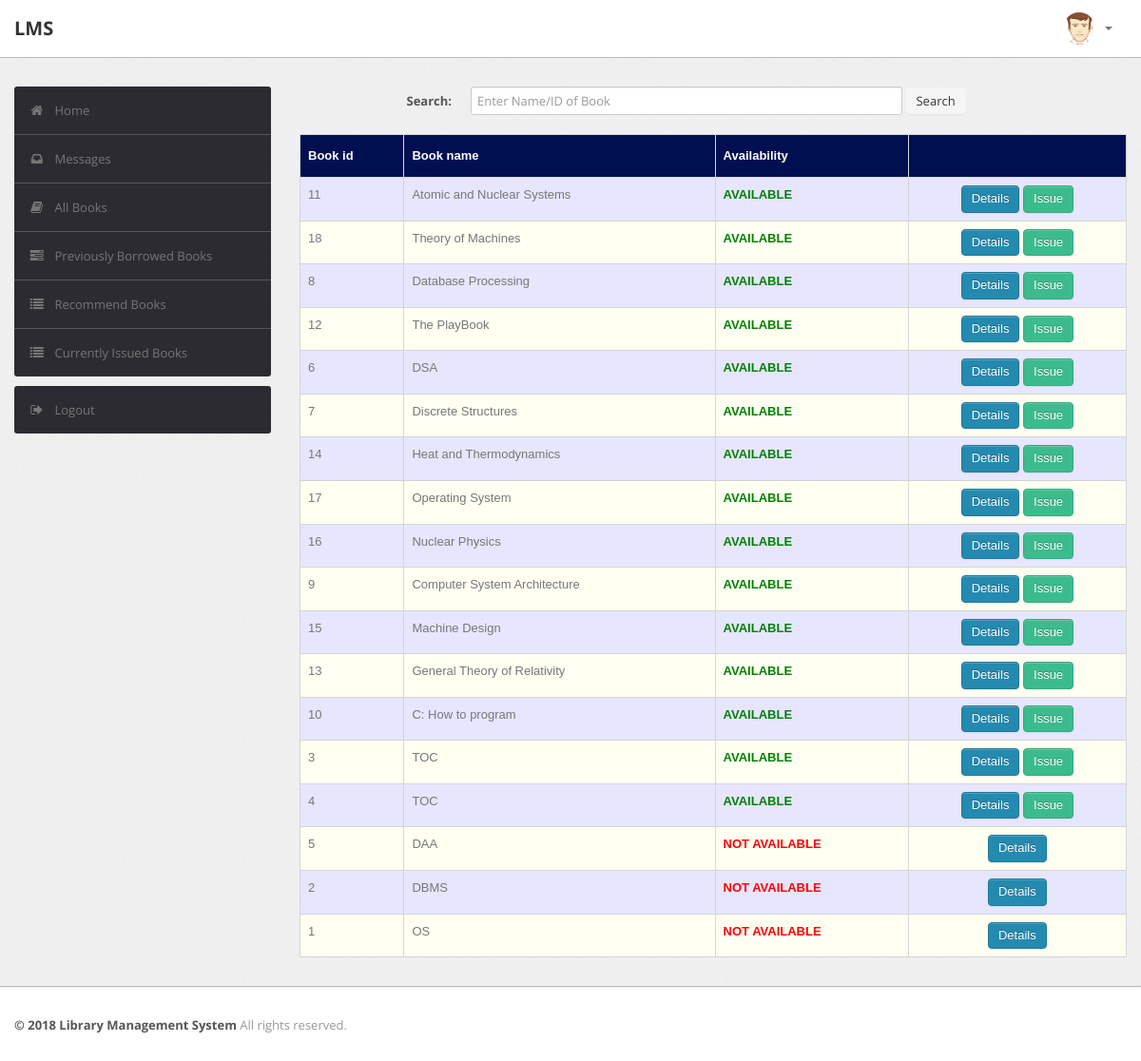
/student/book.php (signed in), run on the app's committed database.
### tables this page shows
CREATE TABLE `book` (
  `BookId` int(10) NOT NULL AUTO_INCREMENT,
  `Title` varchar(50) DEFAULT NULL,
  `Publisher` varchar(50) DEFAULT NULL,
  `Year` varchar(50) DEFAULT NULL,
  `Availability` int(5) DEFAULT NULL,
  PRIMARY KEY (`BookId`)
);

### student/book.php (the view, shortened to what this page needs)
<?php
require('dbconn.php');
?>
<?php
if ($_SESSION['RollNo']) {
    ?>
<!DOCTYPE html>
<html lang="en">
    <head>
        <link type="text/css" href="bootstrap/css/bootstrap.min.css" rel="stylesheet">
        <link type="text/css" href="bootstrap/css/bootstrap-responsive.min.css" rel="stylesheet">
        <link type="text/css" href="css/theme.css" rel="stylesheet">
        <link type="text/css" href="images/icons/css/font-awesome.css" rel="stylesheet">
    </head>
    <body>
        <div class="navbar navbar-fixed-top">
            <div class="navbar-inner">
                <div class="container">
                        <a class="brand" href="index.php">LMS </a>
                    <div class="nav-collapse collapse navbar-inverse-collapse">
                        <ul class="nav pull-right">
                            <li class="nav-user dropdown"><a href="#" class="dropdown-toggle" data-toggle="dropdown">
                                <img src="images/user.png" class="nav-avatar" />
                                <b class="caret"></b></a>
                            </li>
                        </ul>
                    </div>
                </div>
            </div>
        </div>
        <div class="wrapper">
            <div class="container">
                <div class="row">
                    <div class="span3">
                        <div class="sidebar">
                            <ul class="widget widget-menu unstyled">
                                <li class="active"><a href="index.php"><i class="menu-icon icon-home"></i>Home
                                </a></li>
                                 <li><a href="message.php"><i class="menu-icon icon-inbox"></i>Messages</a>
                                </li>
                                <li><a href="book.php"><i class="menu-icon icon-book"></i>All Books </a></li>
                                <li><a href="history.php"><i class="menu-icon icon-tasks"></i>Previously Borrowed Books </a></li>
                                <li><a href="recommendations.php"><i class="menu-icon icon-list"></i>Recommend Books </a></li>
                                <li><a href="current.php"><i class="menu-icon icon-list"></i>Currently Issued Books </a></li>
                            </ul>
                            <ul class="widget widget-menu unstyled">
                                <li><a href="logout.php"><i class="menu-icon icon-signout"></i>Logout </a></li>
                            </ul>
                        </div>
                    </div>
                    <div class="span9">
                        <form class="form-horizontal row-fluid" action="book.php" method="post">
                                        <div class="control-group">
                                            <label class="control-label" for="Search"><b>Search:</b></label>
                                            <div class="controls">
                                                <input type="text" id="title" name="title" placeholder="Enter Name/ID of Book" class="span8" required>
                                                <button type="submit" name="submit"class="btn">Search</button>
                                            </div>
                                        </div>
                                    </form>
                                    <br>
                                    <?php
                                    if(isset($_POST['submit']))
                                        {$s=$_POST['title'];
                                            $sql="select * from LMS.book where BookId='$s' or Title like '%$s%'";
                                        }
                                    else
                                        $sql="select * from LMS.book order by Availability DESC";
                                    $result=$conn->query($sql);
                                    $rowcount=mysqli_num_rows($result);
                                    if(!($rowcount))
                                        echo "<br><center><h2><b><i>No Results</i></b></h2></center>";
                                    else
                                    {
                                    ?>
                        <table class="table" id = "tables">
                                  <thead>
                                    <tr>
                                      <th>Book id</th>
                                      <th>Book name</th>
                                      <th>Availability</th>
                                      <th></th>
                                    </tr>
                                  </thead>
                                  <tbody>
                                    <?php
                            while($row=$result->fetch_assoc())
                            {
                                $bookid=$row['BookId'];
                                $name=$row['Title'];
                                $avail=$row['Availability'];
                            ?>
                                    <tr>
                                      <td><?php echo $bookid ?></td>
                                      <td><?php echo $name ?></td>
                                      <td><b><?php
                                           if($avail > 0)
                                              echo "<font color=\"green\">AVAILABLE</font>";
                                            else
                                            	echo "<font color=\"red\">NOT AVAILABLE</font>";
                                                 ?>
                                                 </b></td>
                                      <td><center><a href="bookdetails.php?id=<?php echo $bookid; ?>" class="btn btn-primary">Details</a>
                                      	<?php
                                      	if($avail > 0)
                                      		echo "<a href=\"issue_request.php?id=".$bookid."\" class=\"btn btn-success\">Issue</a>";
                                        ?>
                                        </center></td>
                                    </tr>
                               <?php }} ?>
                               </tbody>
                                </table>
                            </div>
                </div>
                </div>
            </div>
<div class="footer">
            <div class="container">
                <b class="copyright">&copy; 2018 Library Management System </b>All rights reserved.
            </div>
        </div>
    </body>
</html>
<?php }
else {
    echo "<script type='text/javascript'>alert('Access Denied!!!')</script>";
} ?>

### student/css/theme.css (style rules this page uses)
#tables { font-family: "Trebuchet MS", Arial, Helvetica, sans-serif; border-collapse: collapse; width: 100%; }
#tables td, #tables th { border: 1px solid #ddd; padding: 8px; }
#tables tr:nth-child(even) { background-color: #fffff2; }
#tables tr:nth-child(odd) { background-color: #e6e6ff; }
#tables th { padding-top: 12px; padding-bottom: 12px; text-align: left; background-color: #000F50; color: white; }
body { font-size: 13px; font-family: 'Open Sans', Arial, sans-serif; background: #fff; color: #777 }
strong, b { color: #555 }
.wrapper { background: url(../images/bg.png) #eee; border-bottom: 1px solid #bbb; -webkit-box-shadow: 0 1px 2px rgba(0,0,0,0.1); -moz-box-shadow: 0 1px 2px rgba(0,0,0,0.1); box-shadow: 0 1px 2px rgba(0,0,0,0.1); padding: 30px 0 }
.footer { color: #999; padding: 30px 0 60px }
form { margin: 0 }
select, textarea, input[type="text"], input[type="password"], input[type="datetime"], input[type="datetime-local"], input[type="date"], input[type="month"], input[type="time"], input[type="week"], input[type="number"], input[type="email"], input[type="url"], input[type="search"], input[type="tel"], input[type="color"], .uneditable-input, label, input, button, select, textarea { -webkit-border-radius: 3px; -moz-border-radius: 3px; border-radius: 3px; font-size: 13px; font-family: 'Open Sans', Tahoma, Arial, sans-serif }
body [class^="icon-"], body [class*=" icon-"] { font-size: 14px; line-height: 20px; height: 20px }
.form-horizontal .control-group, .form-vertical .control-group { margin-bottom: 0 }
.navbar { position: static!important; margin: 0!important }
.navbar .navbar-inner { background: #fff; border-bottom: 1px solid #bbb; -webkit-box-shadow: 0 1px 2px rgba(0,0,0,0.15); -moz-box-shadow: 0 1px 2px rgba(0,0,0,0.15); box-shadow: 0 1px 2px rgba(0,0,0,0.15) }
.navbar .brand { color: #333; font-weight: bold; font-size: 20px; margin-right: 20px; padding: 20px }
.navbar .nav>li>a { padding: 20px 15px; font-weight: bold; color: #777 }
.nav-user>a { height: 20px }
.nav-avatar { width: 34px; height: 34px; margin: -7px 5px 0 0; -webkit-border-radius: 50%; -moz-border-radius: 50%; border-radius: 50% }
.btn, .btn-box { -webkit-border-radius: 3px; -moz-border-radius: 3px; border-radius: 3px }
.btn { font-size: 13px; font-weight: 600 }
.btn { display: inline-block; margin-bottom: 0; font-weight: 400; text-align: center; vertical-align: middle; cursor: pointer; background-image: none; border: 1px solid transparent; white-space: nowrap; padding: 4px 10px; font-size: 13px; line-height: 1.42857; border-radius: 4px; -webkit-user-select: none; -moz-user-select: none; -ms-user-select: none; user-select: none }
.btn-primary { color: #fff; background-color: #248aaf; border-color: #20799a }
.btn-success { color: #fff; background-color: #3cbc8d; border-color: #36a97f }
.table { margin-bottom: 0 }
.table th, .table td { border-color: #d5d5d5!important }
.widget-menu { background: #fff; -webkit-border-radius: 3px; -moz-border-radius: 3px; border-radius: 3px; overflow: hidden }
.widget-menu a { color: #555; display: block; line-height: 20px; padding: 15px; text-decoration: none!important }
.widget-menu .menu-icon { margin-right: 10px; color: #767676; -webkit-transition: all .2s ease-in-out; -moz-transition: all .2s ease-in-out; transition: all .2s ease-in-out; }
.widget-menu>li+li { border-top: 1px solid #555 }
.widget-menu>li>a { background-color: #2d2b32; color: #767676; -webkit-transition: all .2s ease-in-out; -moz-transition: all .2s ease-in-out; transition: all .2s ease-in-out; }

### data on the page
book: BookId "11", Title "Atomic and Nuclear Systems", Availability "AVAILABLE"
book: BookId "18", Title "Theory of Machines", Availability "AVAILABLE"
book: BookId "8", Title "Database Processing", Availability "AVAILABLE"
book: BookId "12", Title "The PlayBook", Availability "AVAILABLE"
book: BookId "6", Title "DSA", Availability "AVAILABLE"
book: BookId "7", Title "Discrete Structures", Availability "AVAILABLE"
book: BookId "14", Title "Heat and Thermodynamics", Availability "AVAILABLE"
book: BookId "17", Title "Operating System", Availability "AVAILABLE"
book: BookId "16", Title "Nuclear Physics", Availability "AVAILABLE"
book: BookId "9", Title "Computer System Architecture", Availability "AVAILABLE"
book: BookId "15", Title "Machine Design", Availability "AVAILABLE"
book: BookId "13", Title "General Theory of Relativity", Availability "AVAILABLE"
book: BookId "10", Title "C: How to program", Availability "AVAILABLE"
book: BookId "3", Title "TOC", Availability "AVAILABLE"
book: BookId "4", Title "TOC", Availability "AVAILABLE"
book: BookId "5", Title "DAA", Availability "NOT AVAILABLE"
book: BookId "2", Title "DBMS", Availability "NOT AVAILABLE"
book: BookId "1", Title "OS", Availability "NOT AVAILABLE"
